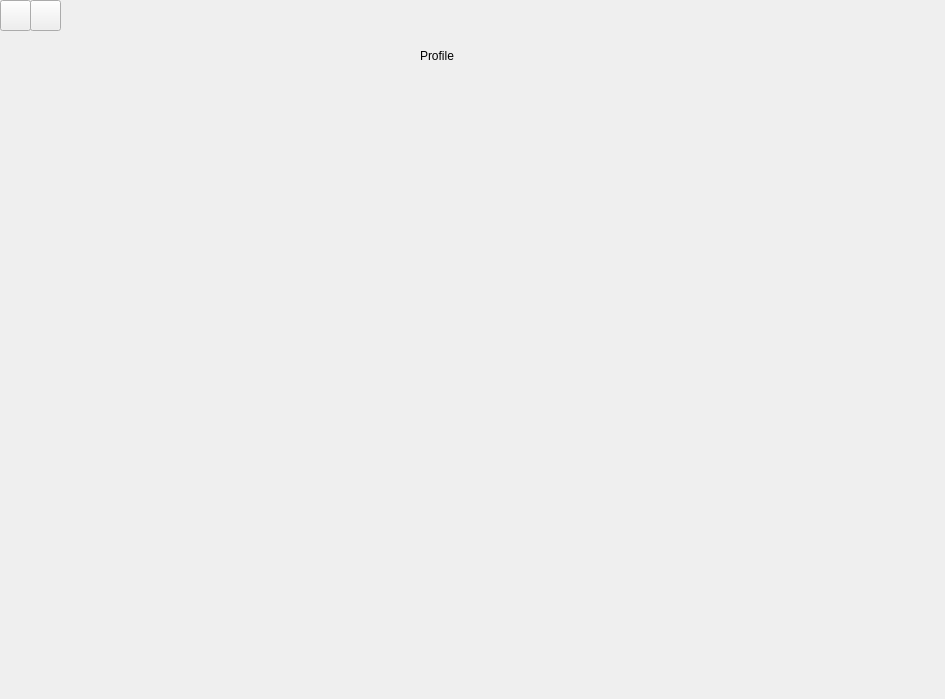
<?xml version="1.0" encoding="UTF-8"?>
<ui version="4.0">
 <class>StackedWidgetProfile</class>
 <widget class="QStackedWidget" name="StackedWidgetProfile">
  <property name="geometry">
   <rect>
    <x>0</x>
    <y>0</y>
    <width>945</width>
    <height>699</height>
   </rect>
  </property>
  <property name="windowTitle">
   <string>StackedWidget</string>
  </property>
  <widget class="QWidget" name="page">
   <widget class="QLabel" name="label">
    <property name="geometry">
     <rect>
      <x>420</x>
      <y>30</y>
      <width>41</width>
      <height>51</height>
     </rect>
    </property>
    <property name="text">
     <string>Profile</string>
    </property>
   </widget>
   <widget class="QPushButton" name="Refresh_4">
    <property name="geometry">
     <rect>
      <x>0</x>
      <y>0</y>
      <width>31</width>
      <height>31</height>
     </rect>
    </property>
    <property name="text">
     <string/>
    </property>
    <property name="icon">
     <iconset>
      <normaloff>../../resources/images/Redo.png</normaloff>../../resources/images/Redo.png</iconset>
    </property>
    <property name="iconSize">
     <size>
      <width>30</width>
      <height>30</height>
     </size>
    </property>
   </widget>
   <widget class="QPushButton" name="Config_3">
    <property name="geometry">
     <rect>
      <x>30</x>
      <y>0</y>
      <width>31</width>
      <height>31</height>
     </rect>
    </property>
    <property name="text">
     <string/>
    </property>
    <property name="icon">
     <iconset>
      <normaloff>../../resources/images/config.png</normaloff>../../resources/images/config.png</iconset>
    </property>
    <property name="iconSize">
     <size>
      <width>25</width>
      <height>25</height>
     </size>
    </property>
   </widget>
  </widget>
  <widget class="QWidget" name="page"/>
 </widget>
 <resources/>
 <connections/>
</ui>
